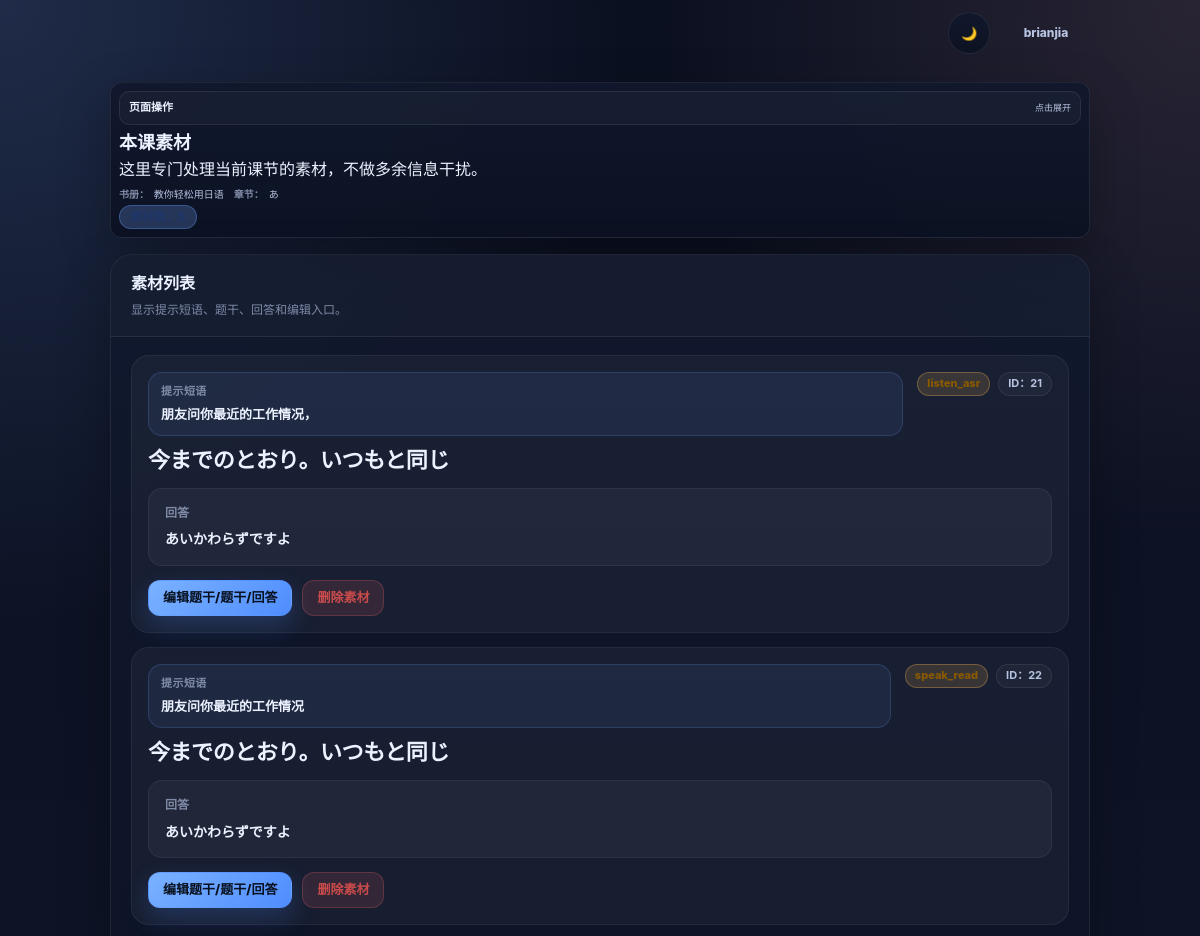
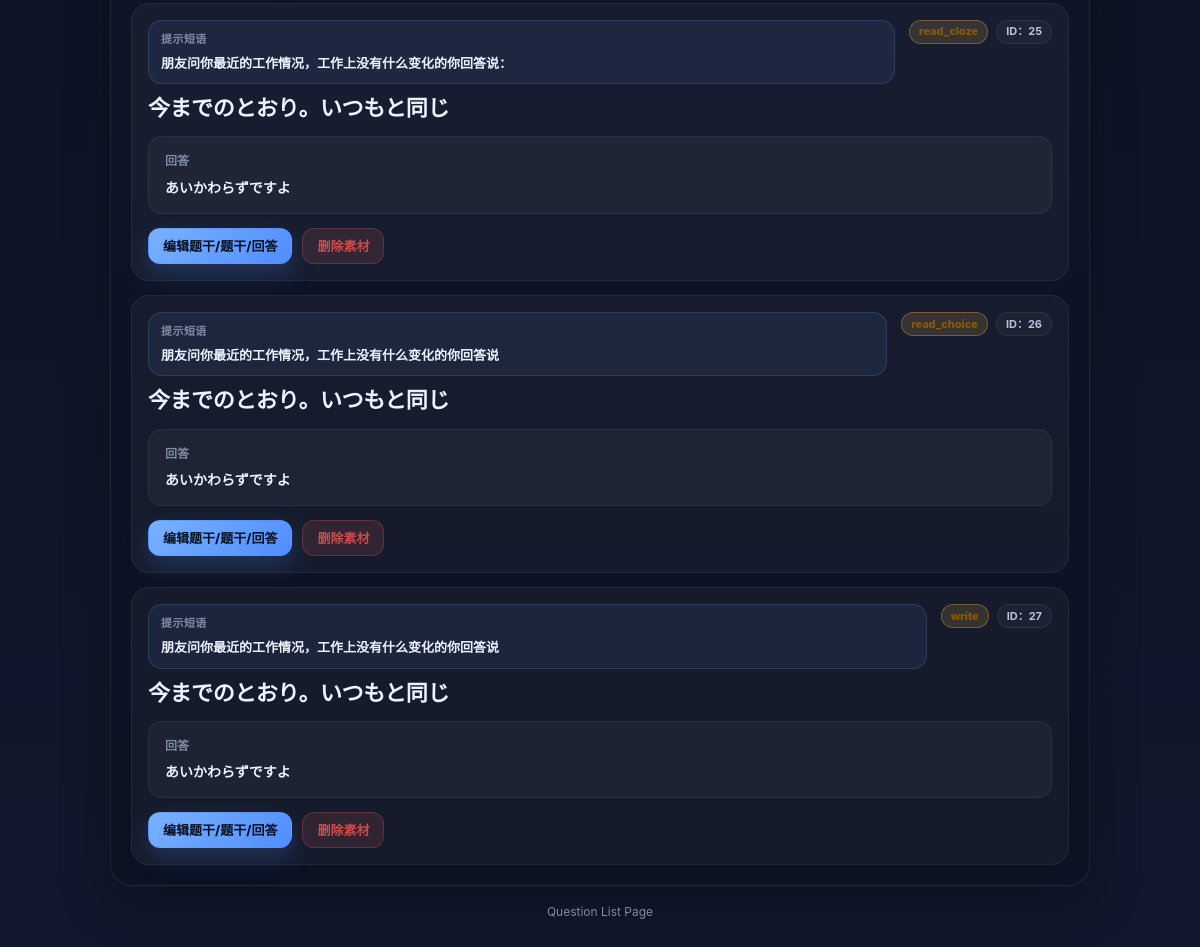
Screenshot of /lesson/3/questions/ (signed in) with the database file from the repository (2 pictures, top to bottom).
### app/train/models.py (models this page shows, shortened)
class Book(models.Model):
    owner = models.ForeignKey(User, on_delete=models.CASCADE)
    title = models.CharField(max_length=200)
    description = models.TextField(blank=True)

class Question(models.Model):
    lesson = models.ForeignKey(
        Lesson,
        on_delete=models.CASCADE,
        null=True,
        blank=True
    )
    prompt_text = models.TextField()
    answer_text = models.TextField()
    audio_url = models.URLField(blank=True, null=True)

### app/train/views/train_views.py (the view)
# urls.py: path("lesson/<int:lesson_id>/questions/", lesson_question_list, name="lesson-question-list"),
@login_required
def lesson_question_list(request, lesson_id):
    lesson = get_object_or_404(
        Lesson,
        id=lesson_id,
        book__owner=request.user
    )
    questions = list(
        Question.objects.filter(
            lesson=lesson
        ).order_by("id")
    )
    for question in questions:
        training = question.training_items.order_by("id").first()
        question.display_qtype = training.item_type if training else ""
        question.display_instruction = (
            (training.instruction_text or "").strip()
            if training else ""
        )
        question.display_source_text = (
            (training.source_text or question.prompt_text or "").strip()
            if training else (question.prompt_text or "").strip()
        )
        question.display_target_answer = (
            (training.target_answer or question.answer_text or "").strip()
            if training else (question.answer_text or "").strip()
        )
    return render(request, "train/question_list.html", {
        "lesson": lesson,
        "book": lesson.book,
        "questions": questions,
        "head_actions": [
            {"label": "← 返回训练", "url": reverse("lesson-train", args=[lesson.id])},
            {"label": "返回章节页", "url": reverse("book-detail", args=[lesson.book.id])},
            {"label": "新增素材", "url": f"{reverse('builder-page')}?lesson_id={lesson.id}"},
        ],
        "head_meta": [
            {"label": "书册：", "text": lesson.book.title},
            {"label": "章节：", "text": lesson.title},
        ],
        "head_chips": [
            {"kind": "primary", "text": f"素材数：{len(questions)}"},
        ],
    })

### app/train/templates/train/question_list.html (shortened to what this page needs)
{% extends "train/base_train.html" %}
{% block content %}
{% firstof lesson.book.title book.title "未命名书册" as book_title %}
{% firstof lesson.title "未命名章节" as lesson_title %}
<div class="page">
    <div class="shell">
        {% include "train/includes/page_head.html" with head_type="materials" head_actions=head_actions head_actions_collapsed=True head_actions_title="页面操作" head_title="本课素材" head_desc="这里专门处理当前课节的素材，不做多余信息干扰。" head_meta=head_meta head_chips=head_chips %}
        <section class="list-card">
            <div class="card-header">
                <h2 class="card-title">素材列表</h2>
                <div class="card-subtitle">显示提示短语、题干、回答和编辑入口。</div>
            </div>
            <div class="card-body">
                {% if questions %}
                    <div class="question-list">
                        {% for question in questions %}
                            {% firstof question.display_instruction "" as instruction_text %}
                            {% firstof question.display_source_text question.prompt_text question.question_text question.question "未命名题目" as question_prompt %}
                            {% firstof question.display_target_answer question.answer_text question.answer "暂无答案" as answer_text %}
                            {% firstof question.display_qtype "未分类" as qtype %}
                            <article class="question-item">
                                <div class="question-top">
                                    <div class="question-main">
                                        {% if instruction_text %}
                                            <div class="instruction-box">
                                                <div class="instruction-label">提示短语</div>
                                                <div class="instruction-value">{{ instruction_text }}</div>
                                            </div>
                                        {% endif %}
                                        <h3 class="question-title">{{ question_prompt }}</h3>
                                    </div>
                                    <div class="question-meta">
                                        <span class="chip warning">{{ qtype }}</span>
                                        <span class="chip">ID：{{ question.id }}</span>
                                    </div>
                                </div>
                                <div class="answer-box">
                                    <div class="answer-label">回答</div>
                                    <div class="answer-value">{{ answer_text }}</div>
                                </div>
                                <div class="actions">
                                    <a href="{% url 'question-edit' question.id %}?next={{ request.path }}" class="primary-btn">编辑题干/题干/回答</a>
                                    <form
                                        method="post"
                                        action="{% url 'question-delete' question.id %}?next={{ request.path }}"
                                        class="inline-form"
                                        onsubmit="return confirm('确定删除这条素材吗？删除后将无法恢复。');"
                                    >
                                        <button type="submit" class="danger-btn">删除素材</button>
                                    </form>
                                </div>
                            </article>
                        {% endfor %}
                    </div>
                {% else %}
                    <div class="empty-card">
                        <div class="empty-title">还没有素材</div>
                        <div>先新增第一条素材，再回到训练页继续处理。</div>
                    </div>
                {% endif %}
            </div>
        </section>
        <div class="footer-note">Question List Page</div>
    </div>
</div>
{% endblock %}

### app/train/templates/train/base_train.html (shortened to what this page needs)
{% load static %}
<!DOCTYPE html>
<html lang="zh-CN" data-theme="dark">
<head>
    <link rel="stylesheet" href="{% static 'train/css/theme.css' %}">
</head>
<body class="train-body {% block body_class %}{% endblock %}">
    {% block global_theme_switch %}
    <div class="global-utility-bar">
        <div class="global-theme-switch">
            <button id="themeToggleBtn" aria-label="切换页面风格" title="切换页面风格">
            </button>
        </div>
        {% if request.user.is_authenticated %}
        <details class="user-menu global-user-menu">
            <summary class="user-pill">{{ request.user.username }}</summary>
        </details>
        {% endif %}
    </div>
    {% endblock %}
    {% block content %}{% endblock %}
</body>
</html>

### app/train/templates/train/includes/page_head.html (shortened to what this page needs)
<section class="page-head page-head--{{ head_type|default:'default' }}">
    {% if head_actions %}
        {% if head_actions_collapsed %}
            <details class="page-head__actions-fold">
                <summary class="page-head__actions-summary">
                    <span class="page-head__actions-title">{{ head_actions_title|default:"页面操作" }}</span>
                    <span class="page-head__actions-hint">点击展开</span>
                </summary>
            </details>
        {% else %}
            <div class="page-head__actions-inline">
                {% for action in head_actions %}
                    <a href="{{ action.url }}" class="page-head__action-link">{{ action.label }}</a>
                {% endfor %}
            </div>
        {% endif %}
    {% endif %}
    <div class="page-head__main">
        <h1 class="page-head__title">{{ head_title }}</h1>
        {% if head_desc %}
            <div class="page-head__desc">{{ head_desc }}</div>
        {% endif %}
        {% if head_meta %}
            <div class="page-head__meta">
                {% for item in head_meta %}
                    <span class="page-head__meta-item">
                        {% if item.label %}<strong>{{ item.label }}</strong>{% endif %}
                        {{ item.text }}
                    </span>
                {% endfor %}
            </div>
        {% endif %}
        {% if head_chips %}
            <div class="page-head__chips">
                {% for chip in head_chips %}
                    <span
                        class="page-head__chip page-head__chip--{{ chip.kind|default:'neutral' }}"
                    >
                    </span>
                {% endfor %}
            </div>
        {% endif %}
    </div>
</section>

### app/train/templates/train/question_list.html (style rules this page uses)
.page { width: min(var(--max-width), calc(100% - 32px)); margin: 28px auto 48px; }
.shell { display: flex; flex-direction: column; gap: 16px; }
.list-card { background: linear-gradient(180deg, var(--panel), var(--panel-2)); border: 1px solid var(--border); border-radius: var(--radius-xl); box-shadow: var(--shadow); overflow: hidden; }
.card-header { padding: 16px 20px; border-bottom: 1px solid var(--border); background: rgba(255, 255, 255, 0.02); }
.card-title { margin: 0; font-size: 16px; font-weight: 900; color: var(--text); }
.card-subtitle { margin-top: 4px; font-size: 12px; color: var(--text-faint); }
.card-body { padding: 18px 20px 20px; }
.question-list { display: grid; gap: 14px; }
.question-item { padding: 16px; border-radius: 18px; border: 1px solid rgba(255, 255, 255, 0.06); background: rgba(255, 255, 255, 0.04); display: flex; flex-direction: column; gap: 14px; }
.question-top { display: flex; justify-content: space-between; align-items: flex-start; gap: 14px; }
.question-main { flex: 1 1 auto; min-width: 0; display: flex; flex-direction: column; gap: 10px; }
.instruction-box { padding: 10px 12px; border-radius: 14px; border: 1px solid rgba(110, 168, 255, 0.18); background: rgba(110, 168, 255, 0.08); }
.instruction-label { font-size: 11px; font-weight: 800; color: var(--text-faint); letter-spacing: 0.04em; text-transform: uppercase; margin-bottom: 4px; }
.instruction-value { font-size: 13px; font-weight: 800; color: var(--text); white-space: pre-wrap; word-break: break-word; }
.question-title { margin: 0; font-size: 22px; line-height: 1.28; font-weight: 900; letter-spacing: -0.02em; color: var(--text); word-break: break-word; }
.question-meta { display: flex; flex-wrap: wrap; gap: 8px; flex: 0 0 auto; justify-content: flex-end; align-items: center; }
.question-meta .chip.warning { min-height: 24px; padding: 0 9px; font-size: 11px; font-weight: 800; background: rgba(255, 190, 85, 0.14) !important; border-color: rgba(255, 190, 85, 0.30) !important; color: #8a5a00 !important; }
.question-meta .chip:not(.warning) { min-height: 24px; padding: 0 9px; font-size: 11px; font-weight: 700; background: rgba(255, 255, 255, 0.03); border-color: var(--border); color: var(--text-soft); }
.answer-box { padding: 14px 16px; border-radius: 14px; background: rgba(255, 255, 255, 0.04); border: 1px solid rgba(255, 255, 255, 0.06); }
.answer-label { font-size: 12px; color: var(--text-faint); font-weight: 700; margin-bottom: 6px; }
.answer-value { font-size: 14px; color: var(--text); font-weight: 800; word-break: break-word; white-space: pre-wrap; }
.actions { display: flex; gap: 10px; flex-wrap: wrap; align-items: center; }
.actions .primary-btn, .actions .secondary-btn, .actions .ghost-btn, .actions .danger-btn { min-height: 36px; padding: 0 14px; font-size: 13px; font-weight: 800; }
.inline-form { margin: 0; }

### rows the page displays
Book: text "教你轻松用日语"
Question: instruction_text "朋友问你最近的工作情况，", prompt_text "今までのとおり。いつもと同じ", qtype "listen_asr", id "21", answer_text "あいかわらずですよ"
Question: instruction_text "朋友问你最近的工作情况", prompt_text "今までのとおり。いつもと同じ", qtype "speak_read", id "22", answer_text "あいかわらずですよ"
Question: instruction_text "朋友问你最近的工作情况，工作上没有什么变化的你回答说：", prompt_text "今までのとおり。いつもと同じ", qtype "read_cloze", id "25", answer_text "あいかわらずですよ"
Question: instruction_text "朋友问你最近的工作情况，工作上没有什么变化的你回答说", prompt_text "今までのとおり。いつもと同じ", qtype "read_choice", id "26", answer_text "あいかわらずですよ"
Question: instruction_text "朋友问你最近的工作情况，工作上没有什么变化的你回答说", prompt_text "今までのとおり。いつもと同じ", qtype "write", id "27", answer_text "あいかわらずですよ"

### other values shown
{{ request.user.username }} "brianjia"
{{ head_actions_title|default:"页面操作" }} "页面操作"
{{ head_title }} "本课素材"
{{ head_desc }} "这里专门处理当前课节的素材，不做多余信息干扰。"
{{ item.label }} "书册：" "章节："
{{ item.text }} "あ"
